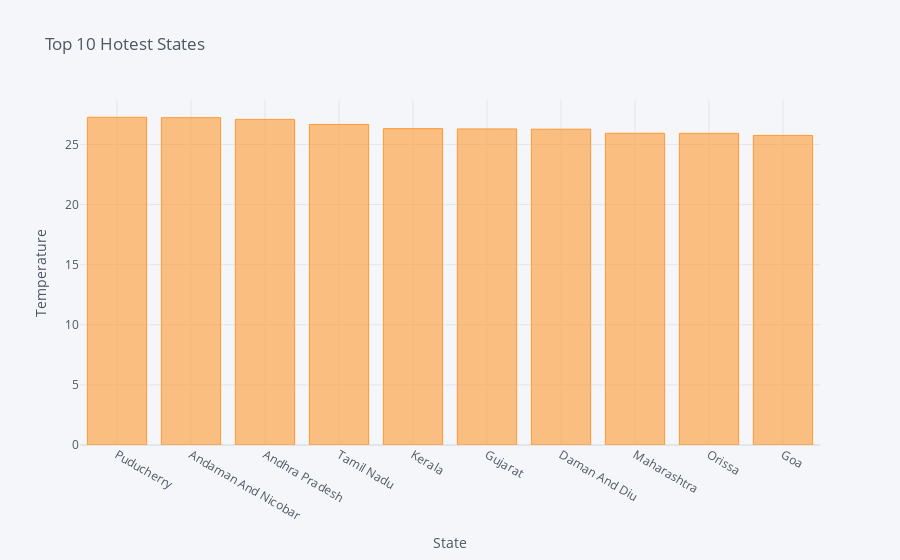

Source (notebook cell):
### Code cell
state = df_state[df_state['Country']=='India']
state = state.groupby('State')['AverageTemperature'].mean().reset_index()
state.sort_values('AverageTemperature',inplace=True, ascending=False)
state = state[:10]
state.iplot(kind='bar', x='State', y='AverageTemperature', title='Top 10 Hotest States',
           xTitle='State', yTitle='Temperature')

### Figure 1 — Plotly figure (JSON) as saved in the notebook; plotly's stock layout.template omitted (floating-point values rounded to 4 significant figures)
{"data": [{"marker": {"color": "rgba(255, 153, 51, 0.6)", "line": {"color": "rgba(255, 153, 51, 1.0)", "width": 1}}, "name": "AverageTemperature", "orientation": "v", "text": "", "type": "bar", "x": ["Puducherry", "Andaman And Nicobar", "Andhra Pradesh", "Tamil Nadu", "Kerala", "Gujarat", "Daman And Diu", "Maharashtra", "Orissa", "Goa"], "y": [27.27, 27.23, 27.09, 26.67, 26.32, 26.3, 26.27, 25.93, 25.93, 25.76]}], "layout": {"legend": {"bgcolor": "#F5F6F9", "font": {"color": "#4D5663"}}, "paper_bgcolor": "#F5F6F9", "plot_bgcolor": "#F5F6F9", "title": {"font": {"color": "#4D5663"}, "text": "Top 10 Hotest States"}, "xaxis": {"gridcolor": "#E1E5ED", "showgrid": true, "tickfont": {"color": "#4D5663"}, "title": {"font": {"color": "#4D5663"}, "text": "State"}, "zerolinecolor": "#E1E5ED"}, "yaxis": {"gridcolor": "#E1E5ED", "showgrid": true, "tickfont": {"color": "#4D5663"}, "title": {"font": {"color": "#4D5663"}, "text": "Temperature"}, "zerolinecolor": "#E1E5ED"}}}
